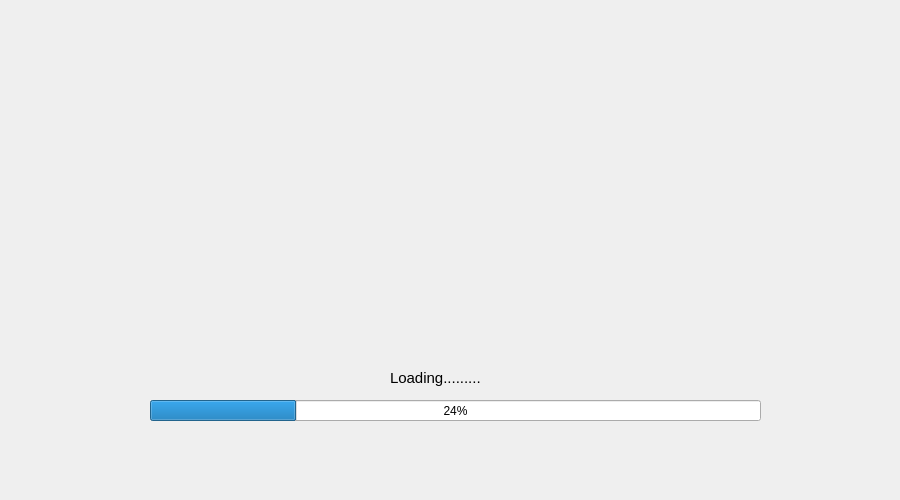
<?xml version="1.0" encoding="UTF-8"?>
<ui version="4.0">
 <class>loading_window</class>
 <widget class="QWidget" name="loading_window">
  <property name="geometry">
   <rect>
    <x>0</x>
    <y>0</y>
    <width>900</width>
    <height>500</height>
   </rect>
  </property>
  <property name="windowTitle">
   <string>Form</string>
  </property>
  <widget class="QProgressBar" name="progressBar">
   <property name="geometry">
    <rect>
     <x>150</x>
     <y>400</y>
     <width>611</width>
     <height>21</height>
    </rect>
   </property>
   <property name="value">
    <number>24</number>
   </property>
  </widget>
  <widget class="QLabel" name="label">
   <property name="geometry">
    <rect>
     <x>390</x>
     <y>370</y>
     <width>131</width>
     <height>16</height>
    </rect>
   </property>
   <property name="font">
    <font>
     <pointsize>11</pointsize>
    </font>
   </property>
   <property name="text">
    <string>Loading.........</string>
   </property>
   <property name="textFormat">
    <enum>Qt::AutoText</enum>
   </property>
  </widget>
 </widget>
 <resources/>
 <connections/>
</ui>
